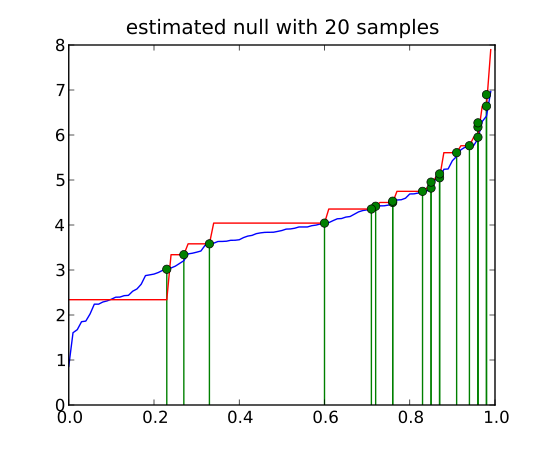

This figure's Python source:
import numpy as np
import nutmeg.stats.stats_utils as su
import matplotlib.pyplot as pp

# simulate some maximal null distribution from 100 permutations
null = np.sort(np.random.normal(size=(100,), loc=4, scale=1.2))
# create test scores from our experiment
# (but for ease of demonstration, clip the values to be within the null dist)
t_scores = np.clip(
    np.random.normal(size=(20,), loc=5, scale=0.8),
    null.min(), null.max()*.99
    )

# Score the t_scores based on the empirical null distribution
index = su.index(t_scores, null)
p_table = np.linspace(1,0,len(null)+1,endpoint=True)
p_scores = np.take(p_table, index)

# Now, try to recover the null distribution, based on these few
# T-score and P-score pairs -- use the negative edges
edges, pbins = su.map_t(-t_scores, p_scores, 1/100.)

edges = -edges[::-1]

p_recovered = np.array(
    [ ( edges > t_scores[i] ).sum() for i in xrange(len(t_scores))]
    )
assert (np.round(p_scores*100) == p_recovered).all()

probability = np.arange(100)/100.

si = np.argsort(p_scores)
print np.round(p_scores[si]*100), t_scores[si]
pp.plot(probability, null)
pp.plot(probability, edges, 'r')

x_locs = 1 - 1/100. - p_scores
y_mins = [0] * len(x_locs)
y_maxs = t_scores

pp.vlines(x_locs, y_mins, y_maxs, colors='g')
pp.plot(x_locs, y_maxs, 'go')
pp.gca().set_title('estimated null with 20 samples')
pp.show()
